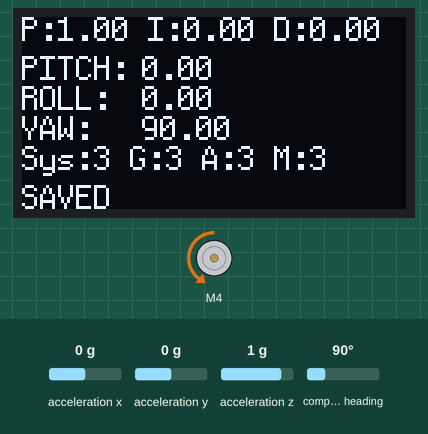
The sketch below on a simulated Arduino Uno, built with avr-gcc and run on an emulated ATmega328P. Parts: 128×64 one-colour display, DC motor (green arrow = forward, orange = backward, longer = faster). The inputs (shaded band) are chosen by the test bench; at power-on: acceleration x 0 g, acceleration y 0 g, acceleration z 1 g, compass heading 90°. EEPROM starts erased; what the sketch prints to the serial monitor is not drawn.

Above: at 3.5 s.
3.6 s: acceleration x set to -1.4 g
At 6.2 s:
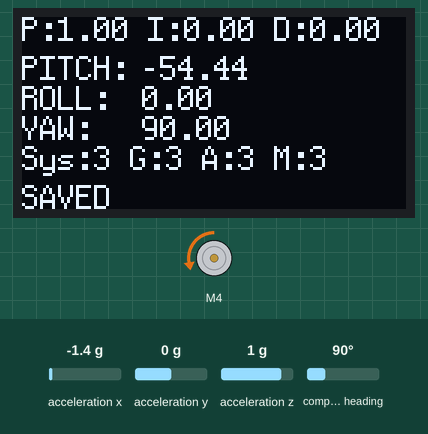
6.6 s: acceleration y set to -1.4 g
At 8.8 s:
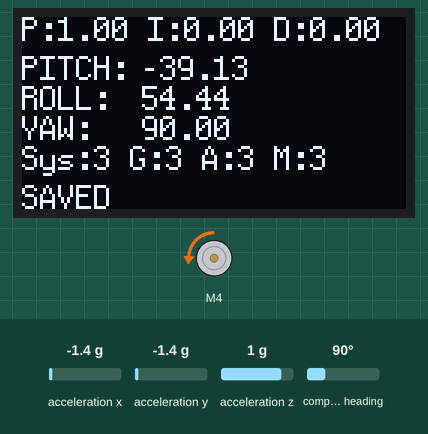
9.6 s: acceleration z set to -1.4 g
At 12.4 s:
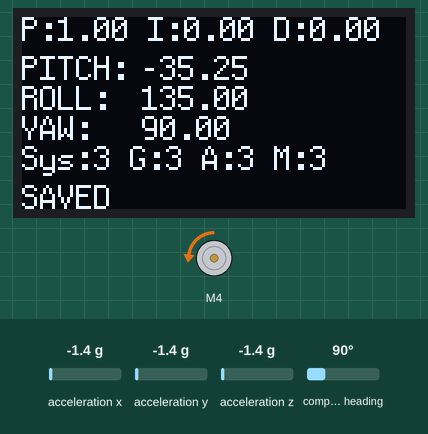
12.7 s: compass heading set to 7°
At 14.6 s:
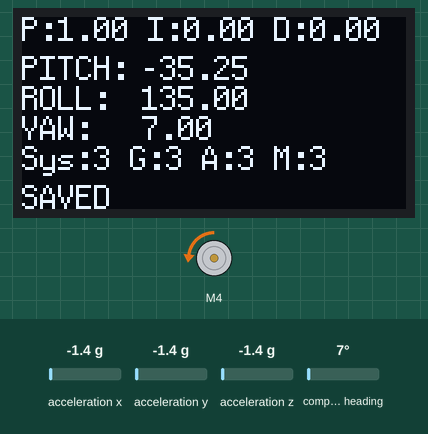
Timing chart, 0 to 15.9 s (numbered marks = the images above; inputs shaded):
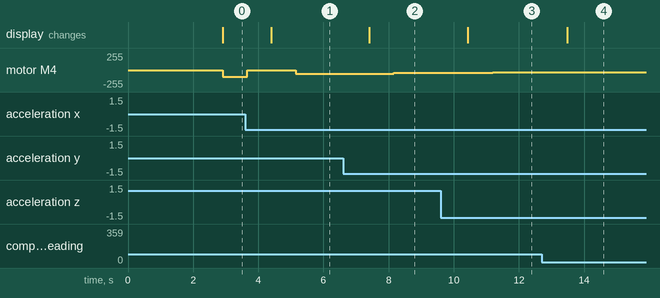

Measured:
- after the input at 3.6 s, the display: changes after 0.80 s (image 1)
- after the input at 6.6 s, motor M4: backward 54/255 → backward 39/255 after 1.6 s; the display: changes after 0.81 s (image 2)
- after the input at 9.6 s, motor M4: backward 39/255 → backward 35/255 after 1.6 s; the display: changes after 0.84 s (image 3)
- after the input at 12.7 s, the display: changes after 0.78 s (image 4)

The sketch:

firmware.ino
```cpp
#include <SPI.h>
/* RADIO */
#include <nRF24L01.h>
#include "RF24.h"
#include "printf.h"
/* OLED */
#include <U8g2lib.h>
/* IMU */
#include <Wire.h>
#include <Adafruit_Sensor.h>
#include <Adafruit_BNO055.h>
#include <utility/imumaths.h>
#include <EEPROM.h>
/* MOTOR */
#include <L298N.h>
/* PID */
#include <PID_v1.h>


#define DEBUG

#ifdef DEBUG
  #define DEBUG_PRINT(x)  Serial.println (x)
  #include "printf.h"
#else
  #define DEBUG_PRINT(x)
#endif

/* RADIO */

/* OLED */
U8G2_SSD1306_128X64_NONAME_1_HW_I2C u8g2(U8G2_R0, U8X8_PIN_NONE);

/* IMU */
#define RATE 20 // 1000/20 = 50 time per seconde
#define BNO055_SAMPLERATE_DELAY_MS (RATE)
Adafruit_BNO055 bno = Adafruit_BNO055(55);
unsigned long sensorLastMillis;

float pitch = 0;

/* MOTOR */
#define M1_ENA 5
#define M1_IN1 4
#define M1_IN2 7

#define M2_IN3 8
#define M2_IN4 15
#define M2_ENB 6

#define M1_ENCODER_A 3
#define M1_ENCODER_B 17

#define M2_ENCODER_A 2
#define M2_ENCODER_B 14

L298N m1(M1_ENA, M1_IN1, M1_IN2);
L298N m2(M2_ENB, M2_IN4, M2_IN3);

const int motor_min = 70;

/* PID */
double Setpoint, Input, Output;
double Kp = 1;
double Ki = 0;
double Kd = 0;
PID myPID(&Input, &Output, &Setpoint, Kp, Ki, Kd, DIRECT);

/* Let's Go */
String sensor_info;

void displaySensorOffsets(const adafruit_bno055_offsets_t &calibData) {
  #ifdef DEBUG
    Serial.print("Accelerometer: ");
    Serial.print(calibData.accel_offset_x); Serial.print(" ");
    Serial.print(calibData.accel_offset_y); Serial.print(" ");
    Serial.print(calibData.accel_offset_z); Serial.print(" ");

    Serial.print("\nGyro: ");
    Serial.print(calibData.gyro_offset_x); Serial.print(" ");
    Serial.print(calibData.gyro_offset_y); Serial.print(" ");
    Serial.print(calibData.gyro_offset_z); Serial.print(" ");

    Serial.print("\nMag: ");
    Serial.print(calibData.mag_offset_x); Serial.print(" ");
    Serial.print(calibData.mag_offset_y); Serial.print(" ");
    Serial.print(calibData.mag_offset_z); Serial.print(" ");

    Serial.print("\nAccel Radius: ");
    Serial.print(calibData.accel_radius);

    Serial.print("\nMag Radius: ");
    Serial.print(calibData.mag_radius);
  #endif
}

void drawStartScreen(void) {
  u8g2.firstPage();
  do {

    u8g2.setFont(u8g2_font_6x10_tf);
    u8g2.drawStr(20, 40, "....");

  } while ( u8g2.nextPage() );
}

void drawScreen(sensors_event_t event) {
  /* Get the four calibration values (0..3) */
  /* Any sensor data reporting 0 should be ignored, */
  /* 3 means 'fully calibrated" */
  uint8_t system, gyro, accel, mag;
  system = gyro = accel = mag = 0;
  bno.getCalibration(&system, &gyro, &accel, &mag);
  /* The data should be ignored until the system calibration is > 0 */

  #ifdef DEBUG
    Serial.print("X: ");
    Serial.print(event.orientation.x, 4);
    Serial.print("\tY: ");
    Serial.print(event.orientation.y, 4);
    Serial.print("\tZ: ");
    Serial.print(event.orientation.z, 4);

    Serial.print("Sys:");
    Serial.print(system, DEC);
    Serial.print(" G:");
    Serial.print(gyro, DEC);
    Serial.print(" A:");
    Serial.print(accel, DEC);
    Serial.print(" M:");
    Serial.print(mag, DEC);

    Serial.println("");
  #endif

  u8g2.firstPage();
  do {
    u8g2.setFont(u8g2_font_profont12_tr);
    int offset = 0;

    u8g2.setCursor(0,offset+8);
    u8g2.print("P:");
    u8g2.print(Kp);
    u8g2.print(" I:");
    u8g2.print(Ki);
    u8g2.print(" D:");
    u8g2.print(Kd);

    offset += 13;
    u8g2.drawStr(0,offset+8,"PITCH:");
    u8g2.setCursor(40,offset+8); u8g2.print(event.orientation.y);

    offset += 10;
    u8g2.drawStr(0,offset+8,"ROLL:");
    u8g2.setCursor(40,offset+8); u8g2.print(event.orientation.z);

    offset += 10;
    u8g2.drawStr(0,offset+8,"YAW:");
    u8g2.setCursor(40,offset+8); u8g2.print(event.orientation.x);

    offset += 10;
    u8g2.setCursor(0,offset+8);
    u8g2.print("Sys:");
    u8g2.print(system, DEC);
    u8g2.print(" G:");
    u8g2.print(gyro, DEC);
    u8g2.print(" A:");
    u8g2.print(accel, DEC);
    u8g2.print(" M:");
    u8g2.print(mag, DEC);

    offset += 13;
    u8g2.setCursor(0,offset+8);
    u8g2.print(sensor_info);

  } while ( u8g2.nextPage() );
}

void initSensor(void) {
  /* Initialise the sensor */
  if(!bno.begin())
  {
    /* There was a problem detecting the BNO055 ... check your connections */
    DEBUG_PRINT(F("Ooops, no BNO055 detected ... Check your wiring or I2C ADDR!"));
    while(1);
  }

  int eeAddress = 0;
  long bnoID;
  bool foundCalib = false;

  EEPROM.get(eeAddress, bnoID);

  adafruit_bno055_offsets_t calibrationData;
  sensor_t sensor;

  /*
  *  Look for the sensor's unique ID at the beginning oF EEPROM.
  *  This isn't foolproof, but it's better than nothing.
  */
  bno.getSensor(&sensor);
  if (bnoID != sensor.sensor_id)
  {
    DEBUG_PRINT(F("\nNo Calibration Data for this sensor exists in EEPROM"));
    delay(500);
  }
  else
  {
    DEBUG_PRINT(F("\nFound Calibration for this sensor in EEPROM."));
    eeAddress += sizeof(long);
    EEPROM.get(eeAddress, calibrationData);

    displaySensorOffsets(calibrationData);

    DEBUG_PRINT(F("\n\nRestoring Calibration data to the BNO055..."));
    bno.setSensorOffsets(calibrationData);

    DEBUG_PRINT(F("\n\nCalibration data loaded into BNO055"));
    foundCalib = true;
  }

  delay(1000);

  bno.setExtCrystalUse(true);

  sensors_event_t event;
  bno.getEvent(&event);
  if (foundCalib){
    sensor_info = "PLEASE CALIBRATE MAG";
    DEBUG_PRINT(F("Move sensor slightly to calibrate magnetometers"));
    while (!bno.isFullyCalibrated())
    {
      bno.getEvent(&event);
      drawScreen(event);
      delay(BNO055_SAMPLERATE_DELAY_MS);
    }
  }
  else
  {
    sensor_info = "PLEASE CALIBRATE SENSOR";
    DEBUG_PRINT(F("Please Calibrate Sensor: "));
    while (!bno.isFullyCalibrated())
    {
      bno.getEvent(&event);

      drawScreen(event);

      delay(BNO055_SAMPLERATE_DELAY_MS);
    }
  }

  sensor_info = "DONE";

  DEBUG_PRINT(F("\nFully calibrated!"));
  DEBUG_PRINT(F("--------------------------------"));
  DEBUG_PRINT(F("Calibration Results: "));
  adafruit_bno055_offsets_t newCalib;
  bno.getSensorOffsets(newCalib);
  displaySensorOffsets(newCalib);

  DEBUG_PRINT(F("\n\nStoring calibration data to EEPROM..."));

  eeAddress = 0;
  bno.getSensor(&sensor);
  bnoID = sensor.sensor_id;

  EEPROM.put(eeAddress, bnoID);

  eeAddress += sizeof(long);
  EEPROM.put(eeAddress, newCalib);
  DEBUG_PRINT(F("Data stored to EEPROM."));
  sensor_info = "SAVED";

  DEBUG_PRINT(F("\n--------------------------------\n"));
  delay(500);
}

void updateSensor(void) {
  /* Get a new sensor event */
  sensors_event_t event;
  bno.getEvent(&event);

  pitch = event.orientation.y;

  drawScreen(event);
}

void setup(void) {

  #ifdef DEBUG
    Serial.begin(115200);
    DEBUG_PRINT(F("** START **"));
    printf_begin();
  #endif

  u8g2.begin();

  drawStartScreen();

  initSensor();

  Input = analogRead(0);
  Setpoint = 0;

  myPID.SetMode(AUTOMATIC);
  myPID.SetOutputLimits(-255, 255);
  myPID.SetSampleTime(RATE);
}

void loop(void) {

  // IMU loop without delay
  if (millis() - sensorLastMillis > BNO055_SAMPLERATE_DELAY_MS) {
    sensorLastMillis = millis();

    updateSensor();

    Input = pitch;
    myPID.Compute();

    DEBUG_PRINT(Output);

    if (Output > motor_min) {
      m1.forward();
      m1.setSpeed(Output);
    }
    else if (Output < motor_min) {
      m1.backward();
      m1.setSpeed(abs(Output));
    }
    else {
      m1.stop();
      m1.setSpeed(0);
    }

  }
}
```
